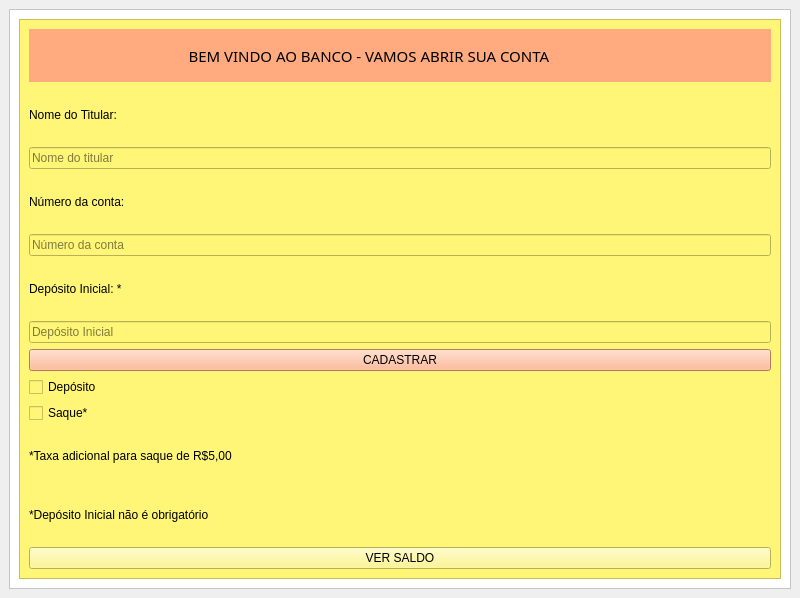
<?xml version="1.0" encoding="UTF-8"?>
<ui version="4.0">
 <class>MainWindow</class>
 <widget class="QMainWindow" name="MainWindow">
  <property name="geometry">
   <rect>
    <x>0</x>
    <y>0</y>
    <width>800</width>
    <height>598</height>
   </rect>
  </property>
  <property name="windowTitle">
   <string>MainWindow</string>
  </property>
  <widget class="QWidget" name="centralwidget">
   <layout class="QHBoxLayout" name="horizontalLayout_2">
    <item>
     <widget class="QFrame" name="frame">
      <property name="styleSheet">
       <string notr="true">background-color: rgb(255, 255, 255);</string>
      </property>
      <property name="frameShape">
       <enum>QFrame::StyledPanel</enum>
      </property>
      <property name="frameShadow">
       <enum>QFrame::Raised</enum>
      </property>
      <layout class="QHBoxLayout" name="horizontalLayout_3">
       <item>
        <widget class="QFrame" name="frame_2">
         <property name="styleSheet">
          <string notr="true">background-color: rgb(255, 246, 120);</string>
         </property>
         <property name="frameShape">
          <enum>QFrame::StyledPanel</enum>
         </property>
         <property name="frameShadow">
          <enum>QFrame::Raised</enum>
         </property>
         <layout class="QVBoxLayout" name="verticalLayout">
          <item>
           <widget class="QLabel" name="LabelBemvindo">
            <property name="font">
             <font>
              <family>Sitka Subheading</family>
              <pointsize>11</pointsize>
             </font>
            </property>
            <property name="styleSheet">
             <string notr="true">background-color: rgb(255, 170, 127);</string>
            </property>
            <property name="text">
             <string>                                         BEM VINDO AO BANCO - VAMOS ABRIR SUA CONTA </string>
            </property>
           </widget>
          </item>
          <item>
           <widget class="QLabel" name="LabelTitular">
            <property name="text">
             <string>Nome do Titular:</string>
            </property>
           </widget>
          </item>
          <item>
           <widget class="QLineEdit" name="LineEditNome">
            <property name="placeholderText">
             <string>Nome do titular</string>
            </property>
           </widget>
          </item>
          <item>
           <widget class="QLabel" name="LabelConta">
            <property name="text">
             <string>Número da conta:</string>
            </property>
           </widget>
          </item>
          <item>
           <widget class="QLineEdit" name="LineEditNumero">
            <property name="placeholderText">
             <string>Número da conta </string>
            </property>
           </widget>
          </item>
          <item>
           <widget class="QLabel" name="LabelDep">
            <property name="text">
             <string>Depósito Inicial: *</string>
            </property>
           </widget>
          </item>
          <item>
           <widget class="QLineEdit" name="LineeditDeposito">
            <property name="placeholderText">
             <string>Depósito Inicial</string>
            </property>
           </widget>
          </item>
          <item>
           <widget class="QPushButton" name="BotaoCadastrar">
            <property name="styleSheet">
             <string notr="true">background-color: rgb(255, 170, 127);</string>
            </property>
            <property name="text">
             <string>CADASTRAR</string>
            </property>
           </widget>
          </item>
          <item>
           <widget class="QCheckBox" name="checkdeposito">
            <property name="text">
             <string>Depósito</string>
            </property>
           </widget>
          </item>
          <item>
           <widget class="QCheckBox" name="checksaque">
            <property name="text">
             <string>Saque*</string>
            </property>
           </widget>
          </item>
          <item>
           <widget class="QLabel" name="label">
            <property name="text">
             <string>*Taxa adicional para saque de R$5,00</string>
            </property>
           </widget>
          </item>
          <item>
           <widget class="QLabel" name="LabelNaoObrigatorio">
            <property name="text">
             <string>*Depósito Inicial não é obrigatório</string>
            </property>
           </widget>
          </item>
          <item>
           <widget class="QPushButton" name="pushButton">
            <property name="text">
             <string>VER SALDO</string>
            </property>
           </widget>
          </item>
         </layout>
        </widget>
       </item>
      </layout>
     </widget>
    </item>
   </layout>
  </widget>
 </widget>
 <resources/>
 <connections/>
</ui>
